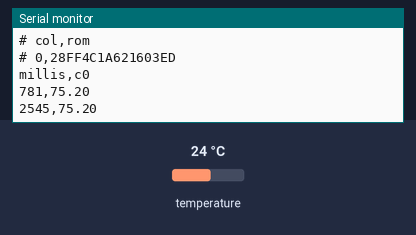
A sketch run on a simulated Arduino Uno, built with avr-gcc and run on an emulated ATmega328P. On the bench: the last lines printed to the serial monitor. Inputs (shaded band) come from the test bench; at power-on: temperature 24 °C.

Above: at 3.3 s.
3.4 s: temperature set to 12 °C
At 4.9 s:
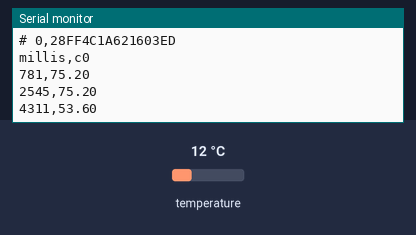
5.9 s: temperature set to 19 °C
At 7.4 s:
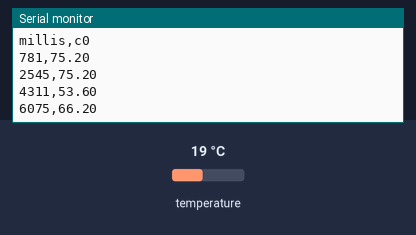
Timing chart, 0 to 8.9 s (numbered marks = the images above; inputs shaded):
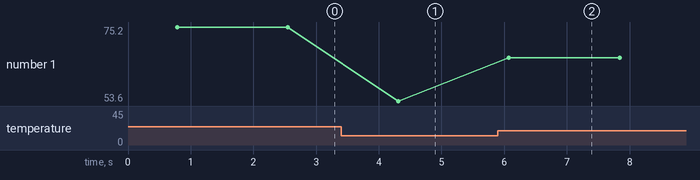

Measured:
- after the input at 3.4 s, the serial monitor: prints a new line after 0.91 s (image 1)
- after the input at 5.9 s, the serial monitor: prints a new line after 0.18 s (image 2)
- plotted number 1: 75.2 → 53.6 after the input at 3.4 s, 53.6 → 66.2 after the input at 5.9 s

The sketch:

ds18b20-PA-scan.ino
```cpp
// (licence header left out)
#include <OneWire.h>
#include <DallasTemperature.h>

OneWire bus(2);
DallasTemperature sensors(&bus);

#define MAX_DEV 16
DeviceAddress roms[MAX_DEV];
uint8_t nDev = 0;

void printRomFull(const DeviceAddress a) {
  for (uint8_t i = 0; i < 8; i++) {
    if (a[i] < 16) Serial.print('0');
    Serial.print(a[i], HEX);
  }
}

int cmpRom(const uint8_t *a, const uint8_t *b) {
  for (uint8_t i = 0; i < 8; i++) { if (a[i] != b[i]) return (int)a[i] - (int)b[i]; }
  return 0;
}

void setup() {
  Serial.begin(115200);
  while (!Serial) {}
  sensors.begin();
  sensors.setResolution(12);
  nDev = sensors.getDeviceCount();
  if (nDev > MAX_DEV) nDev = MAX_DEV;
  for (uint8_t i = 0; i < nDev; i++) sensors.getAddress(roms[i], i);

  // freeze a deterministic column order: sort by ROM
  for (uint8_t i = 0; i < nDev; i++)
    for (uint8_t j = i + 1; j < nDev; j++)
      if (cmpRom(roms[j], roms[i]) < 0) {
        DeviceAddress t; memcpy(t, roms[i], 8);
        memcpy(roms[i], roms[j], 8); memcpy(roms[j], t, 8);
      }

  Serial.print("# devices: "); Serial.println(nDev);
  Serial.println("# col,rom");
  for (uint8_t i = 0; i < nDev; i++) {
    Serial.print("# "); Serial.print(i); Serial.print(",");
    printRomFull(roms[i]); Serial.println();
  }
  Serial.print("millis");
  for (uint8_t i = 0; i < nDev; i++) { Serial.print(",c"); Serial.print(i); }
  Serial.println();
}

void loop() {
  sensors.requestTemperatures();
  Serial.print(millis());
  for (uint8_t i = 0; i < nDev; i++) {
    Serial.print(",");
    Serial.print(sensors.getTempF(roms[i]), 2);
  }
  Serial.println();
  delay(1000);
}
```
